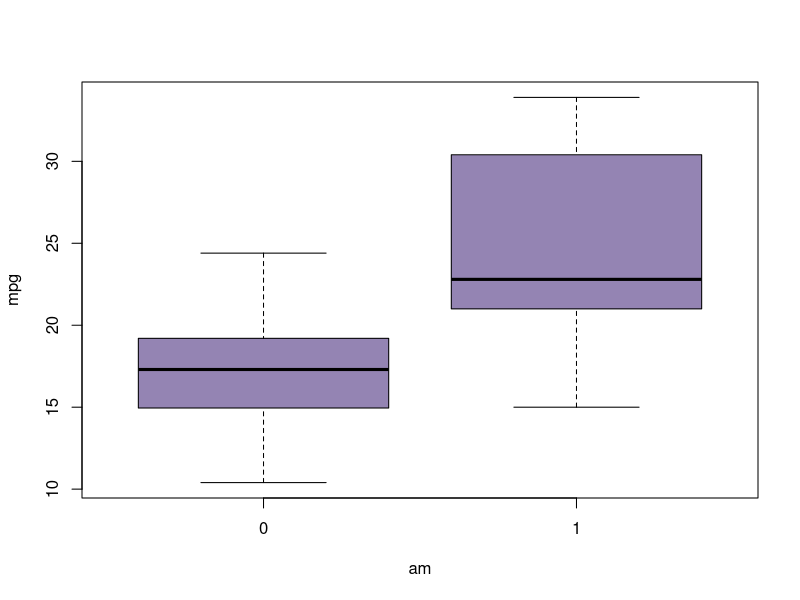
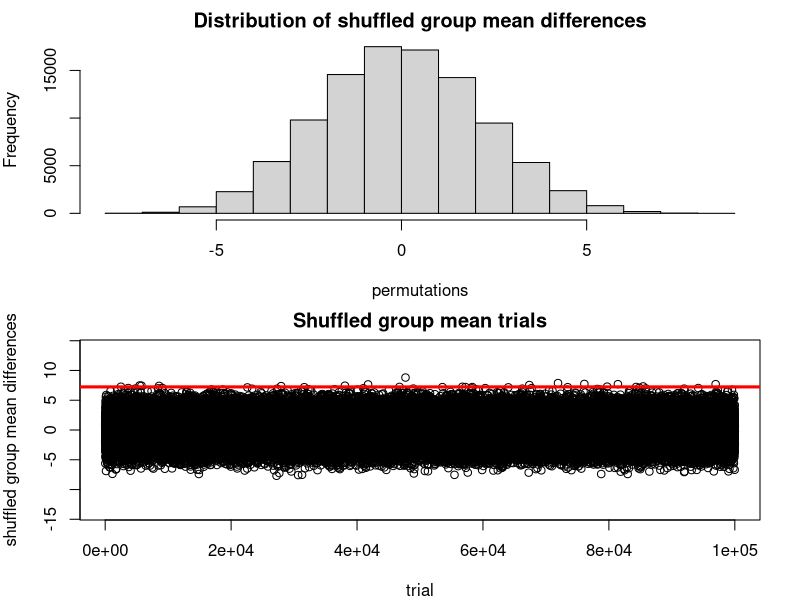
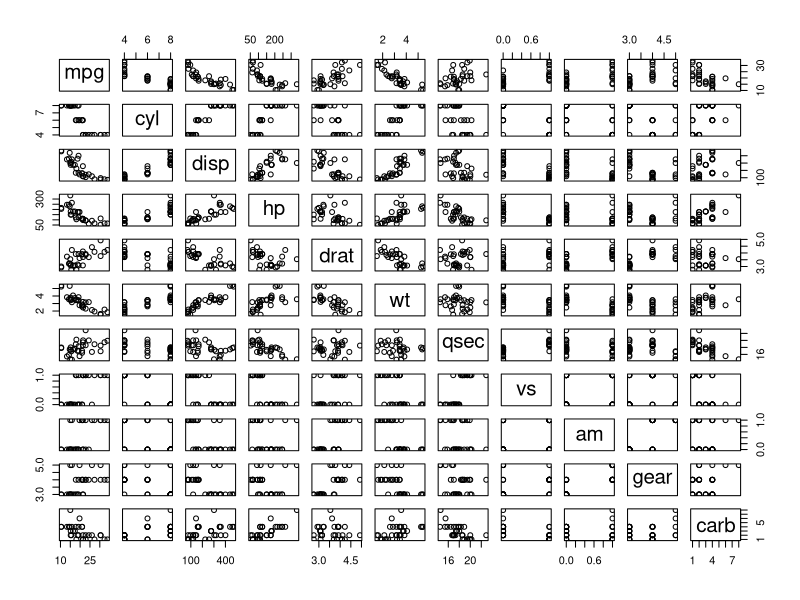
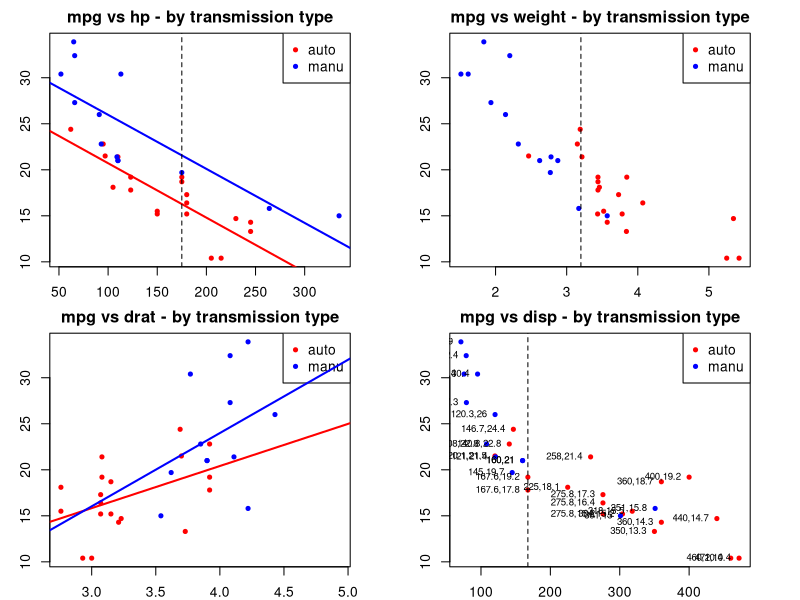
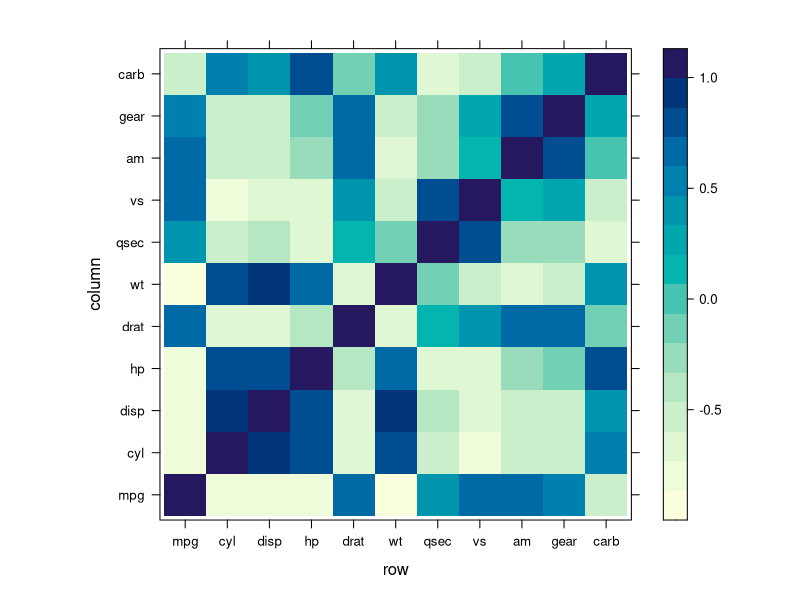
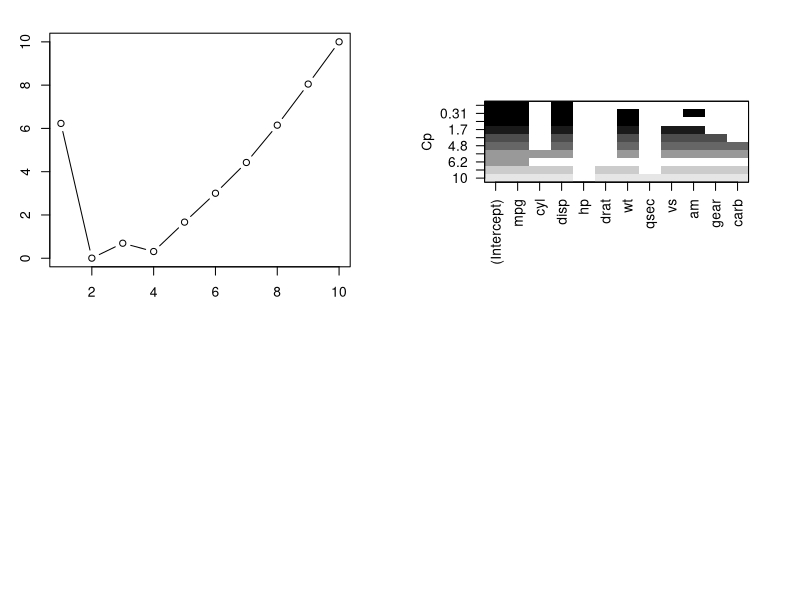
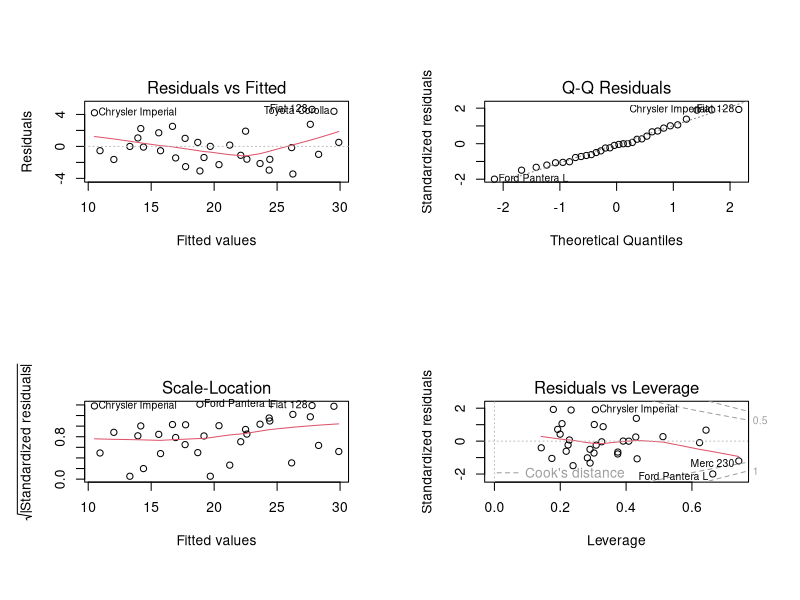
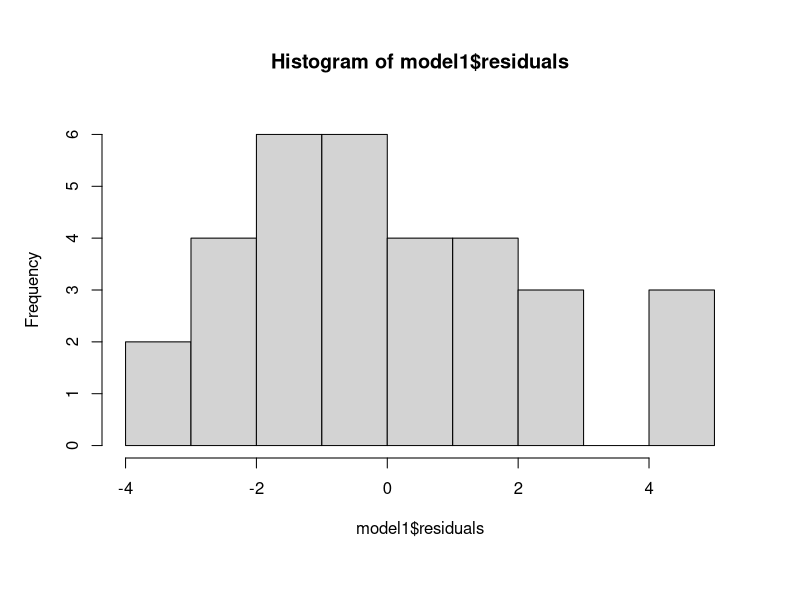

The R script that drew these images, in order:
## ---- chunk 1
knitr::opts_chunk$set(collapse = TRUE)
# install packages if necessary
list.of.packages <- c("ggplot2", "dplyr", "knitr", "rmarkdown", "leaps")
new.packages <- list.of.packages[!(list.of.packages %in% installed.packages()[,"Package"])]
if(length(new.packages)) install.packages(new.packages)

# load packages
library(dplyr)
library(knitr)
library(leaps)
## ---- chunk 2
str(mtcars)
## ---- chunk 3
summary(mtcars)
## ---- chunk 4
#### generate subset: automatic and manual cars ####
cars_auto = subset(mtcars, am == 0)
cars_manu = subset(mtcars, am == 1)

# dimensions
dim(mtcars)
## ---- chunk 5
dim(cars_auto); dim(cars_manu)
## ---- chunk 6
# sample means mpg by group
mean(cars_auto$mpg); mean(cars_manu$mpg)
## ---- chunk 7
sd(cars_auto$mpg); sd(cars_manu$mpg)
## ---- chunk 8
# % increase in mpg based on the sample mean
(mean(cars_manu$mpg) - mean(cars_auto$mpg))/mean(cars_auto$mpg)
## ---- chunk 9
boxplot(mpg ~ am, data = mtcars, col=rgb(0.3,0.2,0.5,0.6), ylab = "mpg", xlab = "am")
## ---- chunk 10
#### 95% confidence interval for mean difference ####

# Question: is the sample mean difference significant?
t.test(cars_manu$mpg, cars_auto$mpg, paired = F, var.equal = F)
## ---- chunk 11
#### Permutation test ####
# what if I shuffle the am groups and calculate the mean?

# get target variable and group vectors
y = mtcars$mpg
group = mtcars$am
y; group

# baseline group means and difference
baselineMeans = tapply(mtcars$mpg, mtcars$am, mean)
baselineMeansDiff = baselineMeans[2] - baselineMeans[1]

tStat = function(w, g) mean(w[g == 1]) - mean(w[g == 0])
observedDiff = tStat(y, group)

# check if function works - should be 0:
baselineMeansDiff - observedDiff

# execute shuffle:
permutations = sapply(1:100000, function(i) tStat(y, sample(group)))
## ---- chunk 12
# shuffle experiment results plots:
par(mfrow = c(2, 1), mar = c(4, 4, 2, 2))
hist(permutations, main = "Distribution of shuffled group mean differences") # distribution of difference of averages of permuted groups
plot(permutations, type = "b", main = "Shuffled group mean trials", xlab = "trial", ylab = "shuffled group mean differences", ylim = c(-14, 14))
abline(h = observedDiff, col = "red", lwd = 3)
## ---- chunk 13
# there is not even 1 case where by chance I get a difference greater than the observed!
mean(permutations > observedDiff)
## ---- chunk 14
#### generate subset: automatic and manual cars ####
cars_auto = subset(mtcars, am == 0)
cars_manu = subset(mtcars, am == 1)

#### Visual inspection of all covariates ####
pairs(mtcars)
## ---- chunk 15
#### 4 bivariate analysis: hp / wt / drat / disp ####
par(mfrow = c(2, 2), mar = c(2, 3, 2, 3))

# plot1
with(mtcars, plot(hp, mpg, type = "n", main = "mpg vs hp - by transmission type")) # no data
with(cars_auto, points(hp, mpg, col = "red", pch = 20))
with(cars_manu, points(hp, mpg, col = "blue", pch = 20))
legend("topright", pch = 20, col = c("red", "blue"), legend = c("auto", "manu")) # add legend
model1_auto = lm(mpg ~ hp, data = cars_auto)
model1_manu = lm(mpg ~ hp, data = cars_manu)
abline(model1_auto, col = "red", lwd = 2)
abline(model1_manu, col = "blue", lwd = 2)
abline(v = 175, lty = 2)

# plot2
with(mtcars, plot(wt, mpg, type = "n", main = "mpg vs weight - by transmission type")) # no data
with(cars_auto, points(wt, mpg, col = "red", pch = 20))
with(cars_manu, points(wt, mpg, col = "blue", pch = 20))
legend("topright", pch = 20, col = c("red", "blue"), legend = c("auto", "manu")) # add legend
abline(v = 3.2, lty = 2)

# plot 3
with(mtcars, plot(drat, mpg, type = "n", main = "mpg vs drat - by transmission type")) # no data
with(cars_auto, points(drat, mpg, col = "red", pch = 20))
with(cars_manu, points(drat, mpg, col = "blue", pch = 20))
legend("topright", pch = 20, col = c("red", "blue"), legend = c("auto", "manu")) # add legend
model2_auto = lm(mpg ~ drat, data = cars_auto)
model2_manu = lm(mpg ~ drat, data = cars_manu)
abline(model2_auto, col = "red", lwd = 2)
abline(model2_manu, col = "blue", lwd = 2)
abline(v = 175, lty = 2)

# plot 4
with(mtcars, plot(disp, mpg, type = "n", main = "mpg vs disp - by transmission type")) # no data
with(cars_auto, points(disp, mpg, col = "red", pch = 20))
with(cars_manu, points(disp, mpg, col = "blue", pch = 20))
legend("topright", pch = 20, col = c("red", "blue"), legend = c("auto", "manu")) # add legend
labels = with(mtcars, paste(as.character(disp), as.character(mpg), sep = ",")) # generate point labels
with(mtcars, text(disp, mpg, labels = labels, cex = 0.7, pos = 2))
abline(v = 167.6, lty = 2)
## ---- chunk 16
### analyse covariance matrix for regressor selection:
z <- cor(mtcars)
require(lattice)
## ---- chunk 17
levelplot(z)
## ---- chunk 18
# only am
data = mtcars
data$am = as.factor(data$am)
model2 = lm(mpg ~ am, data = data)

# get results
summary(model2)
## ---- chunk 19
#### model selection using leaps ####
data = mtcars
data$log_mpg = log(data$mpg) # add log of y

#### method 1. best fit ####
regfit.full = regsubsets(log_mpg ~. , data = data, nvmax = 10)
reg.summary = summary(regfit.full)
reg.summary
## ---- chunk 20
# how I selected the optimal number of variables?
plot(reg.summary$cp, xlab = "Number of variables", ylab = "cp", type = "b")
## ---- chunk 21
regfit.fwd = regsubsets(log_mpg ~ ., data = data, nvmax = 10, method = "forward")
summary(regfit.fwd)
## ---- chunk 22
plot(regfit.fwd, scale = "Cp")
## ---- chunk 23
#### lm with all variables / no split ####
# prepare data
data = mtcars
data$am = as.factor(data$am)

model1 = lm(mpg ~ ., data = data)

# get results
summary(model1)
## ---- chunk 24
# plot residual analysis
par(mfrow = c(2, 2))
plot(model1)
## ---- chunk 25
# plot hist
par(mfrow = c(1, 1))
hist(model1$residuals)
## ---- chunk 26
# normality test on residuals
shapiro.test(model1$residuals)
